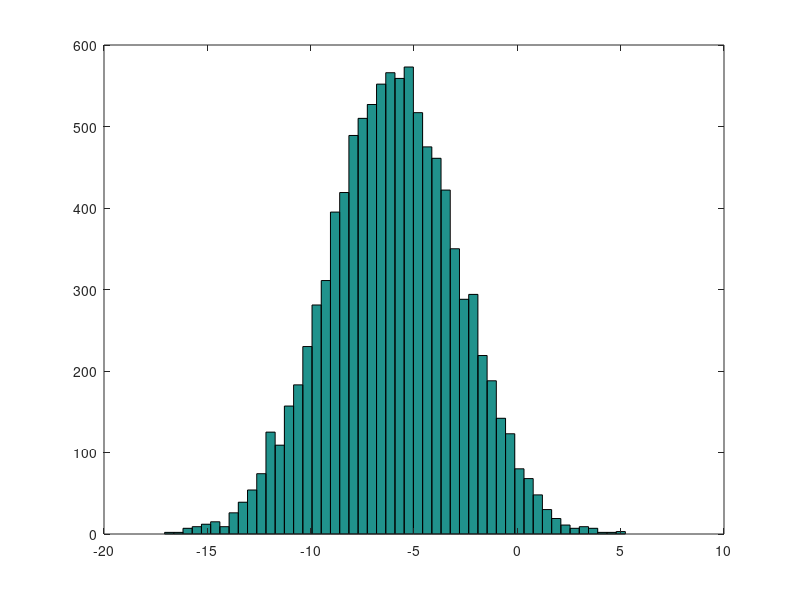

Write MATLAB code to recreate this figure.
## Basic Operations
5 + 6

3 - 2

5 * 8

1 / 2

2 ^ 6

1 == 2 % False
1 ~= 2 % True
1 && 0 % And
1 || 0 % Or

xor(1, 0)

% PS1('>> '); % to change the prommpt shapes

a = 3
a = 3; % Semicolon supressing output
b = 'hi';
c = (3 >= 1);
c

a = pi;
a
disp(a);
disp(sprintf('2 decimals: %0.2f', a))
disp(sprintf('2 decimals: %0.6f', a))

format long
a

format short
a

% Matrixes

A = [1 2; 3 4; 5 6]

A = [1 2;
3 4;
5 6]

v = [1 2 3]

v = [1; 2; 3]

v = 1:0.1:2

v = 1:6

ones(2, 3)

c = 2 * ones(2, 3)

c = [2 2 2; 2 2 2]

w = ones(1, 3)

w = zeros(1, 3)

rand(3, 3)
rand(3, 3)
rand(3, 3)

w = randn(1, 3)

w = randn(1, 3)

w = -6 + sqrt(10)*(randn(1, 10000))
hist(w)
hist(w, 50)

eye(4)

I = eye(6)

eye(3)

help eye
help rand
help help
